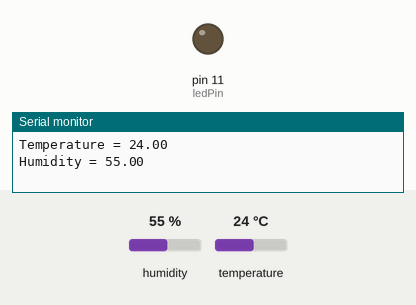
A sketch run on a simulated Arduino Uno, built with avr-gcc and run on an emulated ATmega328P. Parts: output pins drawn as LEDs (lit = HIGH), the last lines printed to the serial monitor. Inputs (shaded band) come from the test bench; at power-on: humidity 55 %, temperature 24 °C.

Above: at 0.1 s.
At 7.1 s:
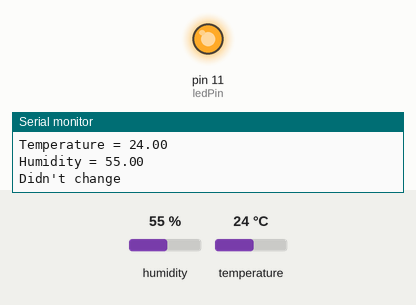
Timing chart, 0 to 8.6 s (numbered marks = the images above):
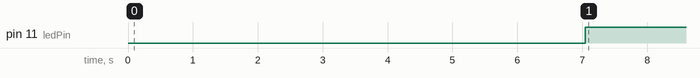

Measured:
- by itself, pin 11 (ledPin): LOW → HIGH at 7.0 s

The sketch:

TestForArduino.ino
```cpp
#include <dht.h>

dht DHT;

#define DHT11_PIN 7


int ledPin = 11;
int temp1;
int temp2;
bool firstCall;
bool secondCall;
void setup()
{
  Serial.begin(9600);
 pinMode(ledPin, OUTPUT);

}

void loop()
{
    test2();
    test();
    checkTemp();
}

void checkTemp()
{
  if(secondCall)
  {
      if(temp1 = temp2)
  {
     Serial.print("Didn't change ");
     digitalWrite(ledPin, HIGH);
     delay(1000);
      secondCall = false;
  }
  else
  {
    if(temp1 != temp2)
  {
     Serial.print("Changed ");
     digitalWrite(ledPin, LOW);
     delay(1000);
     secondCall = false;
  }
  }


  }
}
void test()
{
  if( !secondCall)
  {
     int chk = DHT.read11(DHT11_PIN);
    Serial.print("Temperature = ");
    Serial.println(DHT.temperature);
    Serial.print("Humidity = ");
    Serial.println(DHT.humidity);
    temp1 = DHT.humidity;
    delay(3000);
    firstCall = true;
  }

}

void test2()
{
  if(firstCall)
  {
    int chk = DHT.read11(DHT11_PIN);
    Serial.print("Temperature = ");
    Serial.println(DHT.temperature);
    Serial.print("Humidity = ");
    Serial.println(DHT.humidity);
    delay(4000);
    temp2 = DHT.humidity;

    secondCall = true;
    firstCall = false;

  }

}
```
